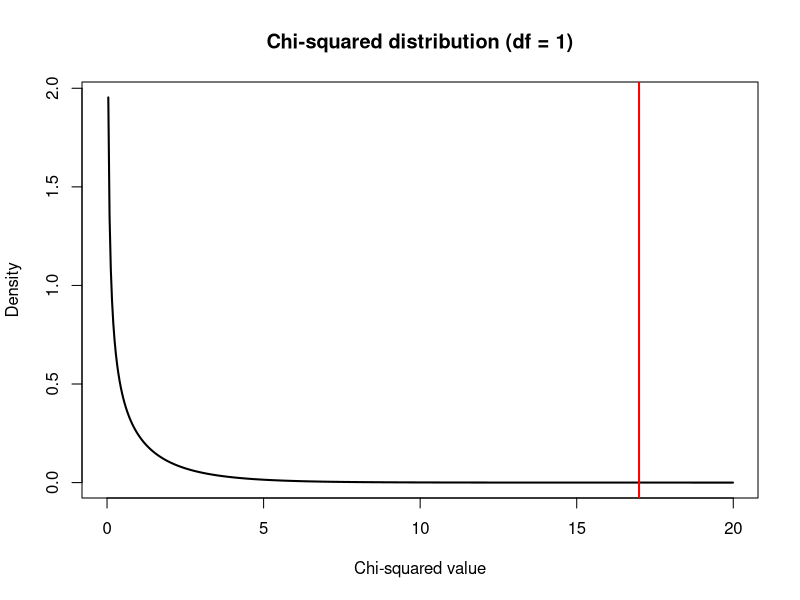

The R source for this figure:
## ---- chunk 1
suppressPackageStartupMessages({
  library(tidyverse)
  library(knitr)
})
knitr::opts_chunk$set(echo = TRUE)
## ---- chunk 2
data <- matrix(
  c(60, 40, 30, 70),
  nrow = 2,
  byrow = TRUE
)

colnames(data) <- c("Cancer", "NoCancer")
rownames(data) <- c("Smoker", "NonSmoker")

data

chisq.test(data)
## ---- chunk 3
x2 <- chisq.test(data)$statistic
df <- chisq.test(data)$parameter

x <- seq(0, x2+3, length = 500)

plot(
  x,
  dchisq(x, df),
  type = "l",
  lwd = 2,
  ylab = "Density",
  xlab = "Chi-squared value",
  main = paste0("Chi-squared distribution (df = ", df, ")")
)

abline(v = x2, col = "red", lwd = 2)
